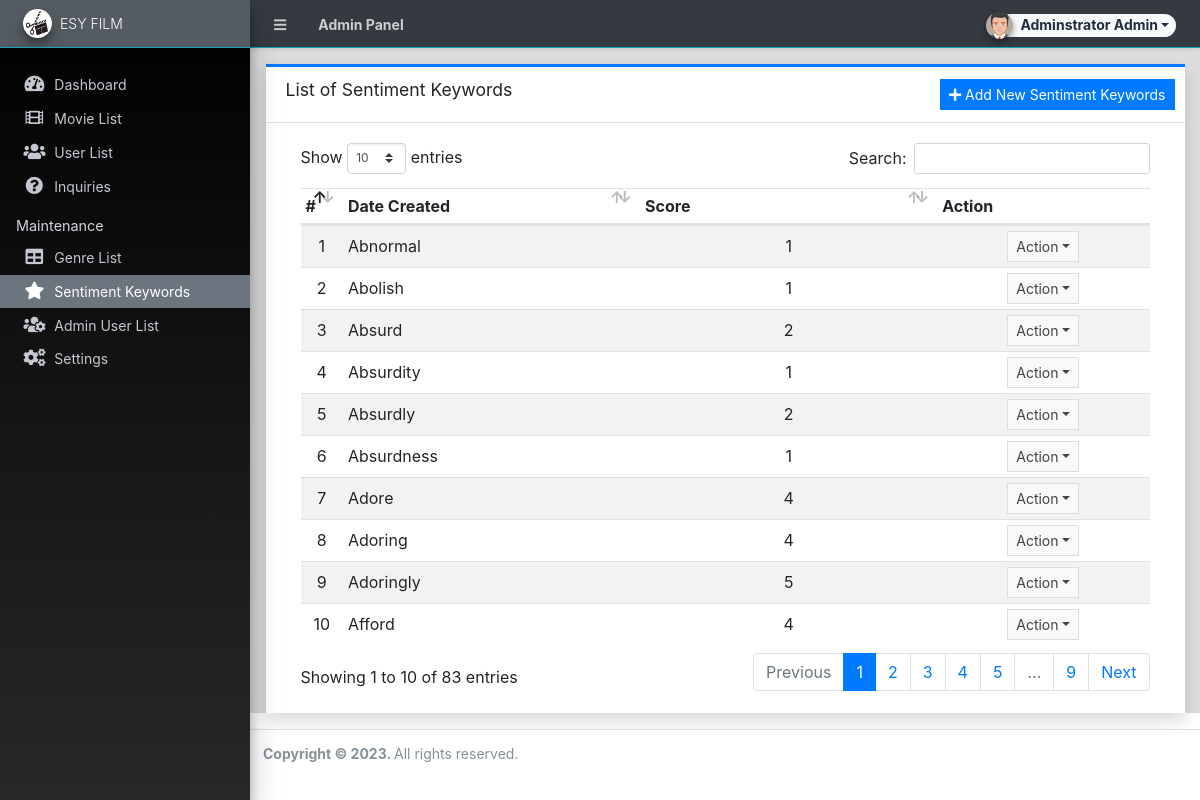
Page /admin/?page=keywords (signed in) on the committed database.
### tables this page shows
CREATE TABLE `sentiment_keywords` (
  `id` int(30) NOT NULL,
  `keyword` text NOT NULL,
  `score` float NOT NULL DEFAULT 0
);

### admin/keywords/index.php (the view, shortened to what this page needs)
<div class="card card-outline card-primary rounded-0 shadow">
	<div class="card-header">
		<h3 class="card-title">List of Sentiment Keywords</h3>
		<div class="card-tools">
			<a href="javascript:void(0)" id="create_new" class="btn btn-flat btn-sm btn-primary"><span class="fas fa-plus"></span>  Add New Sentiment Keywords</a>
		</div>
	</div>
	<div class="card-body">
		<div class="container-fluid">
        <div class="container-fluid">
			<table class="table table-hover table-striped">
				<colgroup>
					<col width="5%">
					<col width="35%">
					<col width="35%">
					<col width="25%">
				</colgroup>
				<thead>
					<tr>
						<th>#</th>
						<th>Date Created</th>
						<th>Score</th>
						<th>Action</th>
					</tr>
				</thead>
				<tbody>
					<?php
						$i = 1;
						$qry = $conn->query("SELECT * from `sentiment_keywords`order by `keyword` asc ");
						while($row = $qry->fetch_assoc()):
					?>
						<tr>
							<td class="text-center"><?php echo $i++; ?></td>
							<td><?php echo ucwords($row['keyword']) ?></td>
							<td class="text-center"><?php echo number_format($row['score']) ?></td>
							<td align="center">
								 <button type="button" class="btn btn-flat btn-default btn-sm dropdown-toggle dropdown-icon" data-toggle="dropdown">
				                  		Action
				                  </button>
							</td>
						</tr>
					<?php endwhile; ?>
				</tbody>
			</table>
		</div>
		</div>
	</div>
</div>

### rows in the picture
sentiment_keywords: keyword "Abnormal", score "1"
sentiment_keywords: keyword "Abolish", score "1"
sentiment_keywords: keyword "Absurd", score "2"
sentiment_keywords: keyword "Absurdity", score "1"
sentiment_keywords: keyword "Absurdly", score "2"
sentiment_keywords: keyword "Absurdness", score "1"
sentiment_keywords: keyword "Adore", score "4"
sentiment_keywords: keyword "Adoring", score "4"
sentiment_keywords: keyword "Adoringly", score "5"
sentiment_keywords: keyword "Afford", score "4"

### other values in the picture
$_settings->userdata('firstname').' '.$_settings->userdata('lastname') "Adminstrator Admin"
